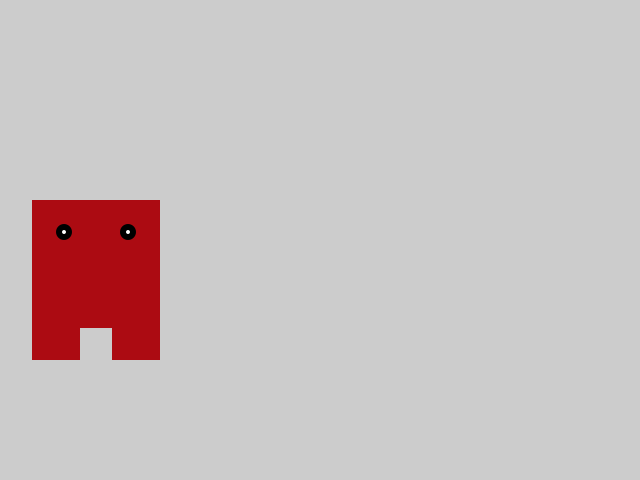
Frame 1 (no input)
Frame 60 (the mouse pressed at the canvas centre just before this capture): identical to frame 1, image omitted
Frame 120 (the mouse held since frame 60 and released just before this capture): identical to frame 1, image omitted

The Processing sketch that drew this single still picture (run headless with seeded random() and noise(); from frame 60 on, the mouse is pressed at the canvas centre):

// Processing sketch: test_monster
// ── test_monster.pde
int wWidth = 640, wHeight = 480;

int ground = (wHeight/4)*3;

int[] pCords = { 64, ground-96 }; // x/y values for monstor coordinates

int[] pSize = { 128, 128 };     // width/height values for monster

int[] pupilCords = { 0, -32, 64, -32 };

void trackMouse() {
  /*
  
  
  */
}

void drawMonster() {
  color smb = color(172, 11, 18);
  translate(pCords[0], pCords[1]);
  // body
  fill(smb);
  rect(-32, -64, pSize[0], pSize[1]);
  // eyes
  fill(0,0,0);
  ellipse( 0, -32, 16, 16);
  ellipse(64, -32, 16, 16);
  // pupils
  fill(255,255,255);
  ellipse( 0, -32, 4, 4);
  ellipse(64, -32, 4, 4);

  pushMatrix();


  popMatrix();
  pushMatrix();


  popMatrix();
  

  // legs
  fill(smb);
  // left leg
  rect(-32, 64, 48, 32);
  //right leg
  rect(48, 64, 48, 32);
}

void settings() {
  size(wWidth, wHeight);
}

void setup() {
  noStroke();
}

void draw() {
  drawMonster();
}
